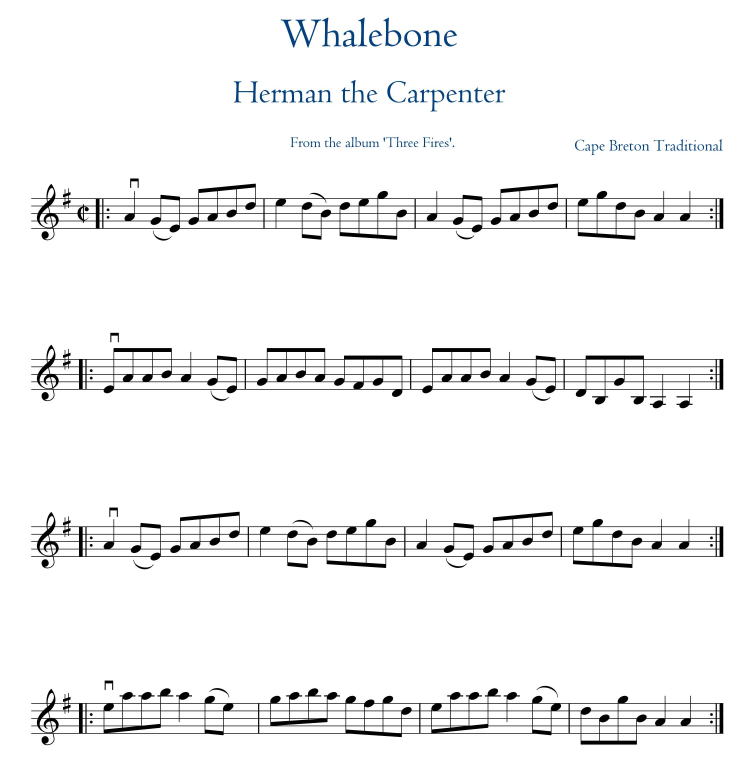
#> input picture resources/sheet.jpg, 2255 x 2292 px (shown at 1/3 size)
$ python best_fit.py
#> lines starting #> are read from the running program, lines starting #| are printed output that depends on the picture; after the words box and inside, x2 and y2 are one past the last pixel; in counts of white or black regions, pixels touching at a corner belong together
#> `ret, img_gray = cv2.threshold(img,127,255,cv2.THRESH_BINARY_INV)`:
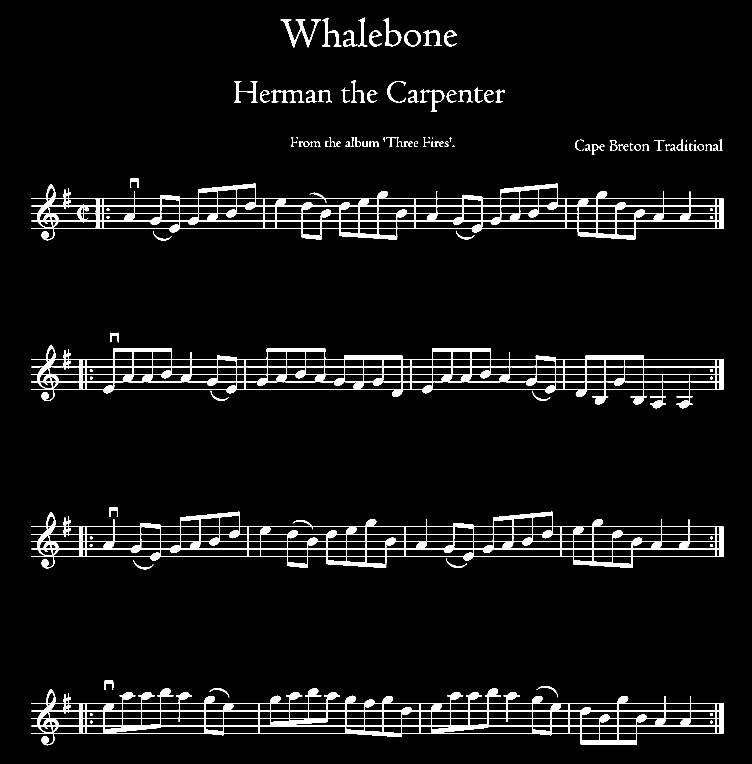
#> img_gray: shape (2292, 2255) (shown at 1/3 size); 4.9% white; 135 white regions (23 under 20 px), largest, box (x1, y1, x2, y2) and area: (94, 1034, 2170, 1225) 59071, (94, 2065, 2170, 2236) 57159, (94, 551, 2170, 721) 55377
import cv2
import numpy as np
import matplotlib.pyplot as plt
from scipy import stats

def partition(img_gray, W=120, H=220, threshold=0):
#> called with W = 120, H = 220, threshold = 0
    print("Partitioning...")
    import time
    start_time = time.time()

    weigh = img_gray.shape[1]
#> weigh = 2255

    row = np.dot(img_gray, np.ones(weigh, np.int32))
#> row = 2292 values, max 529380 at index 595, min 0 at index 0, mean 28192.7
    x = [i for i in range(row.size) if row[i] <= threshold]
#> x = 1270 values from 0 to 2291
    cut = []
    for i in range(len(x)-1):
        if not x[i]+1 == x[i+1]:
            if cut and x[i] - cut[-1][1] <= 10:  # 讓沒跟樂譜連在一起的符號不被切掉
                cut[-1][1] = x[i+1]
            else:
                cut.append([x[i], x[i+1]])
#> after the loop, cut = [[52, 142], [239, 334], [410, 465], [535, 722], [997, 1225], [1522, 1708], [2041, 2236]]

    # 找五線譜
    ''' 目前的方法不太好...'''
    hold = weigh*(2/3)*255
#> hold = 383350
    tabs = []
    others = []
    for c in range(len(cut)):
        s = np.max(row[cut[c][0]:cut[c][1]])
        if s > hold:  # 是五線譜
            tabs.append(cut[c])
        else:
            others.append(cut[c])
#> this loop made 7 passes
#> s on passes 1 to 7: 61200, 105060, 76500, 529380, 529380, 529380, 529380
#> after the loop, others = [[52, 142], [239, 334], [410, 465]]; tabs = [[535, 722], [997, 1225], [1522, 1708], [2041, 2236]]

    print("--- %s seconds ---" % (time.time() - start_time))

    # [9 lines of commented-out code are left out]


    for i, y in enumerate(tabs):
        print(i, y)
        image = img_gray[y[0]:y[1]]
        # name = './' + str(i) + '.png'
        # cv2.imwrite(name, image)
        print(image.shape)
        h = image.shape[0]
        col = np.dot(image.transpose(), np.ones(h, np.int32))

        b = 0
        e = 0
        for x in range(1, len(col)):
            if col[x-1] == 0 and col[x] != 0:
                b = x
            elif col[x] == 0 and col[x-1] != 0:
                e = x
        print(b, e)
        X = []
        tabs_h = stats.mode(col).mode[0] + 5  # 誤差
        for x in range(b+W, e, W):
            if not col[x] <= tabs_h:
                k = 1
                while True:
                    if col[x+k] <= tabs_h:
                        x += k
                        break
                    elif col[x-k] <=tabs_h:
                        x -= k
                        break
                    k += 1

            X.append(x)

        print(X)

        X[-1] = e

        crop_img = img_gray[y[0]:y[0]+h, b:X[0]]
        cv2.imwrite('./0.png', crop_img)
        # cv2.imshow("cropped", crop_img)
        # cv2.waitKey(0)
        for j in range(1, len(X)):
            crop_img = img_gray[y[0]:y[0]+h, X[j-1]:X[j]]
            # crop_img = cv2.resize(crop_img, (120, 220))
            mm = './output/' + str(j) + '.png'
            cv2.imwrite(mm, crop_img)
            # cv2.imshow("cropped", crop_img)
            # cv2.waitKey(0)
        break
#> this loop made 1 pass
#> (y, h) on pass 1: ([535, 722], 187)
#| 0 [535, 722]
#| (187, 2255)
#| 94 2170
#> pass 1, in partition, `image = img_gray[y[0]:y[1]]`:
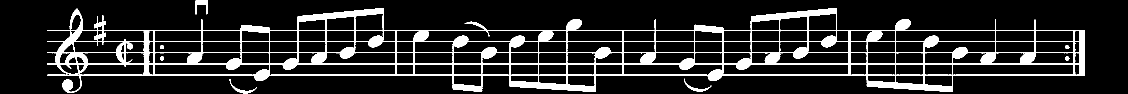
#> image: shape (187, 2255) (shown at 1/2 size); 13.4% white; 8 white regions, largest, box (x1, y1, x2, y2) and area: (94, 16, 2170, 186) 55377, (390, 1, 416, 29) 300, (459, 158, 514, 187) 245
#> after the loop, x = 2254


    return tabs, others


if __name__ == "__main__":
    img_file = "./resources/sheet.jpg"

    img = cv2.imread(img_file, 0)
    ret, img_gray = cv2.threshold(img,127,255,cv2.THRESH_BINARY_INV)
#> (the run stopped early here; a loop or call above may not have finished)

$ run again, with resources/VarnattstankarvidFridasruta.jpg copied over resources/sheet.jpg
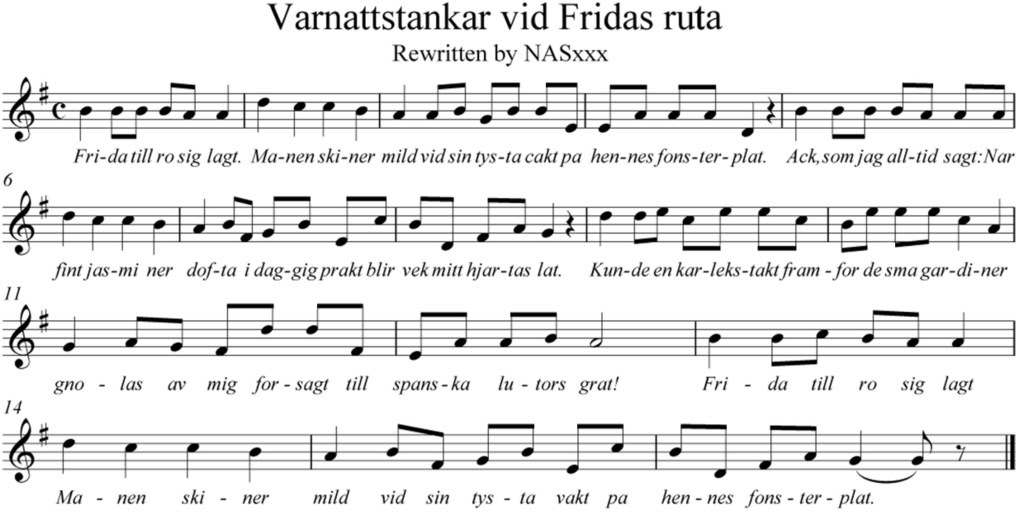
#> input picture resources/VarnattstankarvidFridasruta.jpg, 1024 x 525 px
#> img is the input picture: shape (525, 1024); min 0, max 255, mean 233
#> `ret, img_gray = cv2.threshold(img,127,255,cv2.THRESH_BINARY_INV)`:
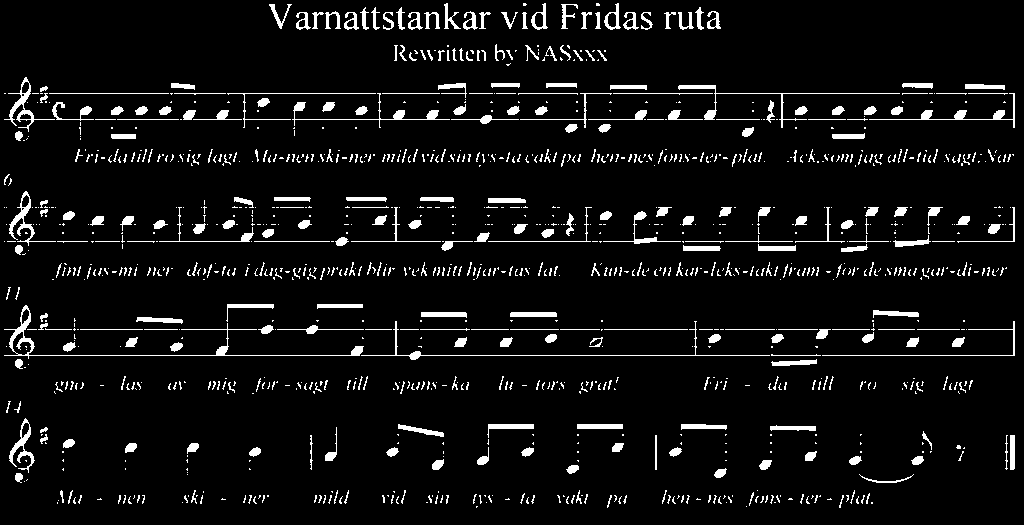
#> img_gray: shape (525, 1024); 6.3% white; 1208 white regions (886 under 20 px), largest, box (x1, y1, x2, y2) and area: (4, 305, 364, 359) 1018, (361, 321, 770, 360) 598, (678, 85, 900, 128) 556
#> row = 525 values, max 257040 at index 355, min 0 at index 0, mean 16401.1
#> in partition, `x = [i for i in range(row.size) if row[i] <= threshold]`: x = 111 values from 0 to 524
#> the loop in partition, `for i in range(len(x)-1):` made 110 passes
#> after the loop in partition, `for i in range(len(x)-1):`: cut = [[2, 30], [43, 508]]
#> the loop in partition, `for c in range(len(cut)):` made 2 passes
#> s on passes 1 to 2: 56100, 257040
#> after the loop in partition, `for c in range(len(cut)):`: others = [[2, 30]]; tabs = [[43, 508]]
#> the loop in partition, `for i, y in enumerate(tabs):` made 1 pass
#> (y, h) on pass 1: ([43, 508], 465)
#> (printed output is left out)
#> pass 1, in partition, `image = img_gray[y[0]:y[1]]`:
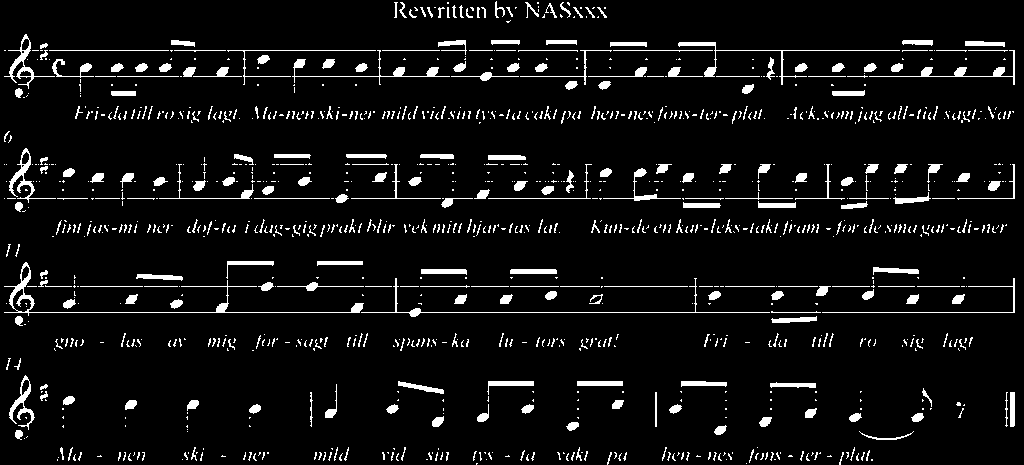
#> image: shape (465, 1024); 6.5% white; 1179 white regions (884 under 20 px), largest, box (x1, y1, x2, y2) and area: (4, 262, 364, 316) 1018, (361, 278, 770, 317) 598, (678, 42, 900, 85) 556
#> after the loop in partition, `for i, y in enumerate(tabs):`: x = 1023
